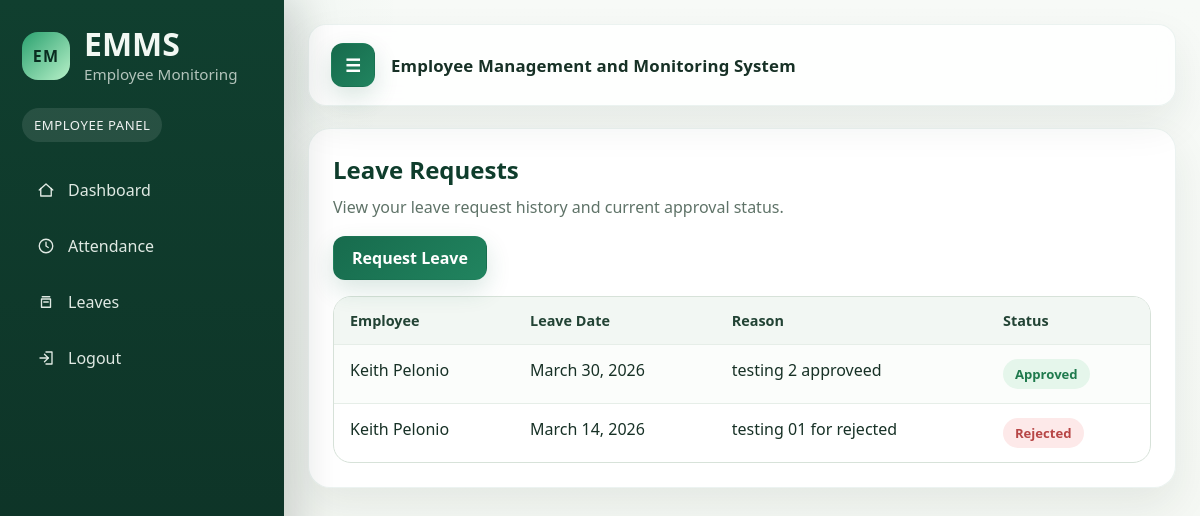
The app's page /leaves/ (signed in) with its own data.
### EmployeeAttendance/models.py (models this page shows, shortened)
class LeaveRequest(models.Model):
    STATUS_CHOICES = [
        ("Pending", "Pending"),
        ("Approved", "Approved"),
        ("Rejected", "Rejected"),
    ]
    employee = models.ForeignKey(Employee, on_delete=models.CASCADE)
    leave_date = models.DateField()
    reason = models.TextField()
    status = models.CharField(max_length=20, choices=STATUS_CHOICES, default="Pending")
    created_at = models.DateTimeField(auto_now_add=True)

class Employee(models.Model):
    STATUS_ACTIVE = "Active"
    STATUS_NON_ACTIVE = "Non-Active"
    STATUS_CHOICES = [
        (STATUS_ACTIVE, "Active"),
        (STATUS_NON_ACTIVE, "Non-Active"),
    ]
    user = models.OneToOneField(User, on_delete=models.CASCADE, null=True, blank=True)
    employee_id = models.CharField(max_length=50, unique=True)
    name = models.CharField(max_length=150)
    department = models.CharField(max_length=100)
    status = models.CharField(max_length=20, choices=STATUS_CHOICES, default=STATUS_ACTIVE)

### EmployeeAttendance/views/leaves.py (the view)
# urls.py: path("leaves/", views.leave_list, name="leave_list"),
@login_required
def leave_list(request):
    if request.user.is_superuser:
        leaves = LeaveRequest.objects.all().order_by("-created_at")
    else:
        employee = get_object_or_404(Employee, user=request.user)
        leaves = LeaveRequest.objects.filter(employee=employee).order_by("-created_at")
    return render(request, "leave_list.html", {"leaves": leaves})

### EmployeeAttendance/templates/leave_list.html (shortened to what this page needs)
{% extends "base.html" %}
{% block content %}
<section class="content-card">
    <h2>Leave Requests</h2>
    <p class="muted">
        {% if user.is_superuser %}
            Review, approve, or reject submitted leave requests.
        {% else %}
            View your leave request history and current approval status.
        {% endif %}
    </p>
    {% if not user.is_superuser %}
    <div class="actions">
        <a href="{% url 'leave_add' %}" class="btn">Request Leave</a>
    </div>
    {% endif %}
    <div class="table-wrap">
        <table>
            <tr>
                <th>Employee</th>
                <th>Leave Date</th>
                <th>Reason</th>
                <th>Status</th>
            </tr>
            {% for leave in leaves %}
            <tr>
                <td>{{ leave.employee.name }}</td>
                <td>{{ leave.leave_date }}</td>
                <td>{{ leave.reason }}</td>
                <td>
                    <span class="status {% if leave.status == 'Pending' %}pending{% elif leave.status == 'Approved' %}approved{% else %}rejected{% endif %}">
                        {{ leave.status }}
                    </span>
                </td>
            </tr>
            {% empty %}
            <tr>
                <td colspan="{% if user.is_superuser %}5{% else %}4{% endif %}">No leave requests found.</td>
            </tr>
            {% endfor %}
        </table>
    </div>
</section>
{% endblock %}

### EmployeeAttendance/static/css/app.css (style rules this page uses)
:root { --bg: #f4f7f2; --panel: #ffffff; --panel-soft: #f8fbf8; --panel-tint: #eef5ef; --text: #173126; --muted: #5f7368; --line: #d7e2d9; --accent: #176b4d; --accent-strong: #0f5a40; --accent-soft: #e7f4ed; --danger: #b74646; --warning: #9a6b18; --success: #1f7a4d; --shadow: 0 18px 40px rgba(24, 57, 42, 0.08); }
* { box-sizing: border-box; }
html { font-size: 16px; }
body { margin: 0; min-height: 100vh; font-family: "Segoe UI", Tahoma, Geneva, Verdana, sans-serif; color: var(--text); background: radial-gradient(circle at top left, rgba(23, 107, 77, 0.08), transparent 28%), linear-gradient(180deg, #f7faf7 0%, var(--bg) 100%); }
a { color: inherit; text-decoration: none; }
button, .btn { display: inline-flex; align-items: center; justify-content: center; gap: 10px; min-height: 44px; padding: 0 18px; border: 1px solid transparent; border-radius: 12px; background: linear-gradient(135deg, var(--accent) 0%, #21845f 100%); color: #ffffff; font-weight: 600; cursor: pointer; transition: transform 0.18s ease, box-shadow 0.18s ease, background 0.18s ease; box-shadow: 0 10px 24px rgba(23, 107, 77, 0.16); }
.content-card { margin-bottom: 20px; padding: 24px; border: 1px solid rgba(23, 107, 77, 0.08); border-radius: 22px; background: rgba(255, 255, 255, 0.94); box-shadow: var(--shadow); overflow: hidden; }
.content-card h2, .content-card h3 { margin: 0 0 8px; color: #0f3d2c; }
.content-card p { margin: 0 0 12px; }
.muted { color: var(--muted); line-height: 1.65; }
.actions { display: flex; flex-wrap: wrap; align-items: center; gap: 12px; margin-top: 16px; }
.table-wrap { margin-top: 16px; width: 100%; overflow-x: auto; border: 1px solid var(--line); border-radius: 18px; background: #ffffff; }
table { width: 100%; min-width: 680px; border-collapse: collapse; }
th, td { padding: 14px 16px; border-bottom: 1px solid #e6eee8; text-align: left; vertical-align: top; }
th { background: #f2f7f3; color: #224334; font-size: 0.9rem; font-weight: 700; white-space: nowrap; }
tr:last-child td { border-bottom: none; }
tr:nth-child(even) td { background: #fbfdfb; }
.status { display: inline-flex; align-items: center; justify-content: center; padding: 6px 12px; border-radius: 999px; font-size: 0.82rem; font-weight: 700; white-space: nowrap; }
.status.approved, .status.completed { background: #e5f6eb; color: var(--success); }
.status.rejected, .status.undertime { background: #fde9e9; color: var(--danger); }
html { scroll-behavior: smooth; }

### records on screen
LeaveRequest: employee.name "Keith Pelonio", leave_date "March 30, 2026", reason "testing 2 approveed", status "Approved"
LeaveRequest: employee.name "Keith Pelonio", leave_date "March 14, 2026", reason "testing 01 for rejected", status "Rejected"
